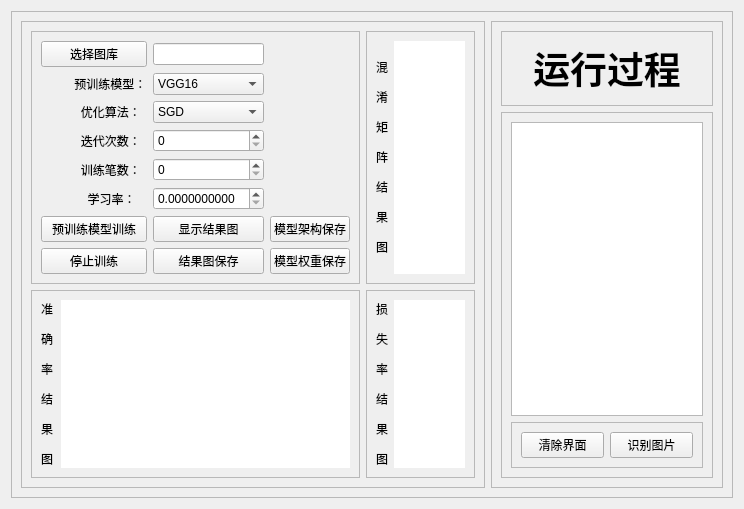
      <widget class="QWidget" name="page_3">
       <layout class="QHBoxLayout" name="horizontalLayout_12">
        <item>
         <widget class="QFrame" name="frame">
          <property name="frameShape">
           <enum>QFrame::StyledPanel</enum>
          </property>
          <property name="frameShadow">
           <enum>QFrame::Raised</enum>
          </property>
          <layout class="QHBoxLayout" name="horizontalLayout_19">
           <item>
            <widget class="QFrame" name="frame_2">
             <property name="sizePolicy">
              <sizepolicy hsizetype="Preferred" vsizetype="Preferred">
               <horstretch>6</horstretch>
               <verstretch>1</verstretch>
              </sizepolicy>
             </property>
             <property name="frameShape">
              <enum>QFrame::StyledPanel</enum>
             </property>
             <property name="frameShadow">
              <enum>QFrame::Raised</enum>
             </property>
             <layout class="QGridLayout" name="gridLayout_3">
              <item row="0" column="1">
               <widget class="QFrame" name="frame_20">
                <property name="sizePolicy">
                 <sizepolicy hsizetype="Preferred" vsizetype="Preferred">
                  <horstretch>5</horstretch>
                  <verstretch>5</verstretch>
                 </sizepolicy>
                </property>
                <property name="frameShape">
                 <enum>QFrame::StyledPanel</enum>
                </property>
                <property name="frameShadow">
                 <enum>QFrame::Raised</enum>
                </property>
                <layout class="QHBoxLayout" name="horizontalLayout_16">
                 <item>
                  <widget class="QLabel" name="label_2">
                   <property name="sizePolicy">
                    <sizepolicy hsizetype="Preferred" vsizetype="Preferred">
                     <horstretch>4</horstretch>
                     <verstretch>0</verstretch>
                    </sizepolicy>
                   </property>
                   <property name="styleSheet">
                    <string notr="true">font: 14pt &quot;楷体&quot;;混淆矩阵结果图
</string>
                   </property>
                   <property name="text">
                    <string>&lt;html&gt;&lt;head/&gt;&lt;body&gt;&lt;p&gt;混&lt;/p&gt;&lt;p&gt;淆&lt;/p&gt;&lt;p&gt;矩&lt;/p&gt;&lt;p&gt;阵&lt;/p&gt;&lt;p&gt;结&lt;/p&gt;&lt;p&gt;果&lt;/p&gt;&lt;p&gt;图&lt;/p&gt;&lt;/body&gt;&lt;/html&gt;</string>
                   </property>
                  </widget>
                 </item>
                 <item>
                  <widget class="QLabel" name="label_21">
                   <property name="sizePolicy">
                    <sizepolicy hsizetype="Preferred" vsizetype="Preferred">
                     <horstretch>80</horstretch>
                     <verstretch>0</verstretch>
                    </sizepolicy>
                   </property>
                   <property name="styleSheet">
                    <string notr="true">
background-color: rgb(255, 255, 255);</string>
                   </property>
                   <property name="text">
                    <string/>
                   </property>
                  </widget>
                 </item>
                </layout>
               </widget>
              </item>
              <item row="1" column="0">
               <widget class="QFrame" name="frame_24">
                <property name="sizePolicy">
                 <sizepolicy hsizetype="Preferred" vsizetype="Preferred">
                  <horstretch>5</horstretch>
                  <verstretch>5</verstretch>
                 </sizepolicy>
                </property>
                <property name="frameShape">
                 <enum>QFrame::StyledPanel</enum>
                </property>
                <property name="frameShadow">
                 <enum>QFrame::Raised</enum>
                </property>
                <layout class="QHBoxLayout" name="horizontalLayout_18">
                 <item>
                  <widget class="QLabel" name="label">
                   <property name="sizePolicy">
                    <sizepolicy hsizetype="Preferred" vsizetype="Preferred">
                     <horstretch>4</horstretch>
                     <verstretch>0</verstretch>
                    </sizepolicy>
                   </property>
                   <property name="styleSheet">
                    <string notr="true">font: 14pt &quot;楷体&quot;;准确率结果图</string>
                   </property>
                   <property name="text">
                    <string>&lt;html&gt;&lt;head/&gt;&lt;body&gt;&lt;p&gt;准&lt;/p&gt;&lt;p&gt;确&lt;/p&gt;&lt;p&gt;率&lt;/p&gt;&lt;p&gt;结&lt;/p&gt;&lt;p&gt;果&lt;/p&gt;&lt;p&gt;图&lt;/p&gt;&lt;/body&gt;&lt;/html&gt;</string>
                   </property>
                  </widget>
                 </item>
                 <item>
                  <widget class="QLabel" name="label_23">
                   <property name="sizePolicy">
                    <sizepolicy hsizetype="Preferred" vsizetype="Preferred">
                     <horstretch>80</horstretch>
                     <verstretch>0</verstretch>
                    </sizepolicy>
                   </property>
                   <property name="styleSheet">
                    <string notr="true">background-color: rgb(255, 255, 255);</string>
                   </property>
                   <property name="text">
                    <string/>
                   </property>
                  </widget>
                 </item>
                </layout>
               </widget>
              </item>
              <item row="1" column="1">
               <widget class="QFrame" name="frame_23">
                <property name="sizePolicy">
                 <sizepolicy hsizetype="Preferred" vsizetype="Preferred">
                  <horstretch>5</horstretch>
                  <verstretch>5</verstretch>
                 </sizepolicy>
                </property>
                <property name="frameShape">
                 <enum>QFrame::StyledPanel</enum>
                </property>
                <property name="frameShadow">
                 <enum>QFrame::Raised</enum>
                </property>
                <layout class="QHBoxLayout" name="horizontalLayout_17">
                 <item>
                  <widget class="QLabel" name="label_3">
                   <property name="sizePolicy">
                    <sizepolicy hsizetype="Preferred" vsizetype="Preferred">
                     <horstretch>4</horstretch>
                     <verstretch>0</verstretch>
                    </sizepolicy>
                   </property>
                   <property name="styleSheet">
                    <string notr="true">font: 14pt &quot;楷体&quot;;损失率结果图</string>
                   </property>
                   <property name="text">
                    <string>&lt;html&gt;&lt;head/&gt;&lt;body&gt;&lt;p&gt;损&lt;/p&gt;&lt;p&gt;失&lt;/p&gt;&lt;p&gt;率&lt;/p&gt;&lt;p&gt;结&lt;/p&gt;&lt;p&gt;果&lt;/p&gt;&lt;p&gt;图&lt;/p&gt;&lt;/body&gt;&lt;/html&gt;</string>
                   </property>
                  </widget>
                 </item>
                 <item>
                  <widget class="QLabel" name="label_22">
                   <property name="sizePolicy">
                    <sizepolicy hsizetype="Preferred" vsizetype="Preferred">
                     <horstretch>80</horstretch>
                     <verstretch>0</verstretch>
                    </sizepolicy>
                   </property>
                   <property name="styleSheet">
                    <string notr="true">background-color: rgb(255, 255, 255);</string>
                   </property>
                   <property name="text">
                    <string/>
                   </property>
                  </widget>
                 </item>
                </layout>
               </widget>
              </item>
              <item row="0" column="0">
               <widget class="QFrame" name="frame_25">
                <property name="sizePolicy">
                 <sizepolicy hsizetype="Preferred" vsizetype="Preferred">
                  <horstretch>5</horstretch>
                  <verstretch>5</verstretch>
                 </sizepolicy>
                </property>
                <property name="frameShape">
                 <enum>QFrame::StyledPanel</enum>
                </property>
                <property name="frameShadow">
                 <enum>QFrame::Raised</enum>
                </property>
                <layout class="QGridLayout" name="gridLayout">
                 <item row="7" column="2">
                  <widget class="QPushButton" name="pushButton_6">
                   <property name="maximumSize">
                    <size>
                     <width>200</width>
                     <height>30</height>
                    </size>
                   </property>
                   <property name="text">
                    <string>模型权重保存</string>
                   </property>
                  </widget>
                 </item>
                 <item row="7" column="1">
                  <widget class="QPushButton" name="pushButton_5">
                   <property name="maximumSize">
                    <size>
                     <width>200</width>
                     <height>30</height>
                    </size>
                   </property>
                   <property name="text">
                    <string>结果图保存</string>
                   </property>
                  </widget>
                 </item>
                 <item row="3" column="1">
                  <widget class="QSpinBox" name="spinBox">
                   <property name="maximum">
                    <number>10000</number>
                   </property>
                  </widget>
                 </item>
                 <item row="6" column="1">
                  <widget class="QPushButton" name="pushButton_20">
                   <property name="sizePolicy">
                    <sizepolicy hsizetype="Minimum" vsizetype="Fixed">
                     <horstretch>1</horstretch>
                     <verstretch>0</verstretch>
                    </sizepolicy>
                   </property>
                   <property name="maximumSize">
                    <size>
                     <width>200</width>
                     <height>30</height>
                    </size>
                   </property>
                   <property name="text">
                    <string>显示结果图</string>
                   </property>
                  </widget>
                 </item>
                 <item row="6" column="0">
                  <widget class="QPushButton" name="pushButton_19">
                   <property name="sizePolicy">
                    <sizepolicy hsizetype="Minimum" vsizetype="Fixed">
                     <horstretch>1</horstretch>
                     <verstretch>0</verstretch>
                    </sizepolicy>
                   </property>
                   <property name="maximumSize">
                    <size>
                     <width>200</width>
                     <height>30</height>
                    </size>
                   </property>
                   <property name="text">
                    <string>预训练模型训练</string>
                   </property>
                  </widget>
                 </item>
                 <item row="2" column="0">
                  <widget class="QLabel" name="label_25">
                   <property name="text">
                    <string>            优化算法：</string>
                   </property>
                  </widget>
                 </item>
                 <item row="4" column="1">
                  <widget class="QSpinBox" name="spinBox_2">
                   <property name="maximum">
                    <number>100000</number>
                   </property>
                  </widget>
                 </item>
                 <item row="1" column="1">
                  <widget class="QComboBox" name="comboBox_11">
                   <item>
                    <property name="text">
                     <string>VGG16</string>
                    </property>
                   </item>
                   <item>
                    <property name="text">
                     <string>VGG19</string>
                    </property>
                   </item>
                   <item>
                    <property name="text">
                     <string>Xception</string>
                    </property>
                   </item>
                   <item>
                    <property name="text">
                     <string>InceptionV3</string>
                    </property>
                   </item>
                   <item>
                    <property name="text">
                     <string>ResNet50</string>
                    </property>
                   </item>
                  </widget>
                 </item>
                 <item row="1" column="0">
                  <widget class="QLabel" name="label_24">
                   <property name="text">
                    <string>          预训练模型：</string>
                   </property>
                  </widget>
                 </item>
                 <item row="6" column="2">
                  <widget class="QPushButton" name="pushButton_21">
                   <property name="sizePolicy">
                    <sizepolicy hsizetype="Minimum" vsizetype="Fixed">
                     <horstretch>1</horstretch>
                     <verstretch>0</verstretch>
                    </sizepolicy>
                   </property>
                   <property name="maximumSize">
                    <size>
                     <width>200</width>
                     <height>30</height>
                    </size>
                   </property>
                   <property name="text">
                    <string>模型架构保存</string>
                   </property>
                  </widget>
                 </item>
                 <item row="0" column="0">
                  <widget class="QPushButton" name="pushButton_18">
                   <property name="maximumSize">
                    <size>
                     <width>200</width>
                     <height>100</height>
                    </size>
                   </property>
                   <property name="text">
                    <string>选择图库</string>
                   </property>
                  </widget>
                 </item>
                 <item row="2" column="1">
                  <widget class="QComboBox" name="comboBox_12">
                   <item>
                    <property name="text">
                     <string>SGD</string>
                    </property>
                   </item>
                   <item>
                    <property name="text">
                     <string>Adam</string>
                    </property>
                   </item>
                   <item>
                    <property name="text">
                     <string>Adadelta</string>
                    </property>
                   </item>
                   <item>
                    <property name="text">
                     <string>Adagrad</string>
                    </property>
                   </item>
                   <item>
                    <property name="text">
                     <string>Adamax</string>
                    </property>
                   </item>
                   <item>
                    <property name="text">
                     <string>ASGD</string>
                    </property>
                   </item>
                  </widget>
                 </item>
                 <item row="5" column="0">
                  <widget class="QLabel" name="label_28">
                   <property name="text">
                    <string>              学习率：</string>
                   </property>
                  </widget>
                 </item>
                 <item row="3" column="0">
                  <widget class="QLabel" name="label_26">
                   <property name="text">
                    <string>            迭代次数：</string>
                   </property>
                  </widget>
                 </item>
                 <item row="5" column="1">
                  <widget class="QDoubleSpinBox" name="doubleSpinBox">
                   <property name="decimals">
                    <number>10</number>
                   </property>
                   <property name="minimum">
                    <double>0.000000000000000</double>
                   </property>
                   <property name="value">
                    <double>0.000000000000000</double>
                   </property>
                  </widget>
                 </item>
                 <item row="0" column="1">
                  <widget class="QLineEdit" name="lineEdit_4"/>
                 </item>
                 <item row="4" column="0">
                  <widget class="QLabel" name="label_27">
                   <property name="text">
                    <string>            训练笔数：</string>
                   </property>
                  </widget>
                 </item>
                 <item row="7" column="0">
                  <widget class="QPushButton" name="pushButton">
                   <property name="text">
                    <string>停止训练</string>
                   </property>
                  </widget>
                 </item>
                </layout>
               </widget>
              </item>
             </layout>
            </widget>
           </item>
           <item>
            <widget class="QFrame" name="frame_26">
             <property name="sizePolicy">
              <sizepolicy hsizetype="Preferred" vsizetype="Preferred">
               <horstretch>3</horstretch>
               <verstretch>1</verstretch>
              </sizepolicy>
             </property>
             <property name="frameShape">
              <enum>QFrame::StyledPanel</enum>
             </property>
             <property name="frameShadow">
              <enum>QFrame::Raised</enum>
             </property>
             <layout class="QVBoxLayout" name="verticalLayout_10">
              <item>
               <widget class="QFrame" name="frame_27">
                <property name="sizePolicy">
                 <sizepolicy hsizetype="Preferred" vsizetype="Preferred">
                  <horstretch>0</horstretch>
                  <verstretch>1</verstretch>
                 </sizepolicy>
                </property>
                <property name="frameShape">
                 <enum>QFrame::StyledPanel</enum>
                </property>
                <property name="frameShadow">
                 <enum>QFrame::Raised</enum>
                </property>
                <layout class="QVBoxLayout" name="verticalLayout_11">
                 <item>
                  <widget class="QLabel" name="label_29">
                   <property name="text">
                    <string>&lt;html&gt;&lt;head/&gt;&lt;body&gt;&lt;p align=&quot;center&quot;&gt;&lt;span style=&quot; font-size:28pt; font-weight:600;&quot;&gt;运行过程&lt;/span&gt;&lt;/p&gt;&lt;/body&gt;&lt;/html&gt;</string>
                   </property>
                  </widget>
                 </item>
                </layout>
               </widget>
              </item>
              <item>
               <widget class="QFrame" name="frame_28">
                <property name="sizePolicy">
                 <sizepolicy hsizetype="Preferred" vsizetype="Preferred">
                  <horstretch>0</horstretch>
                  <verstretch>14</verstretch>
                 </sizepolicy>
                </property>
                <property name="frameShape">
                 <enum>QFrame::StyledPanel</enum>
                </property>
                <property name="frameShadow">
                 <enum>QFrame::Raised</enum>
                </property>
                <layout class="QVBoxLayout" name="verticalLayout">
                 <item>
                  <widget class="QTextEdit" name="textEdit_4">
                   <property name="sizePolicy">
                    <sizepolicy hsizetype="Expanding" vsizetype="Expanding">
                     <horstretch>0</horstretch>
                     <verstretch>45</verstretch>
                    </sizepolicy>
                   </property>
                  </widget>
                 </item>
                 <item>
                  <widget class="QFrame" name="frame_7">
                   <property name="sizePolicy">
                    <sizepolicy hsizetype="Preferred" vsizetype="Preferred">
                     <horstretch>0</horstretch>
                     <verstretch>2</verstretch>
                    </sizepolicy>
                   </property>
                   <property name="frameShape">
                    <enum>QFrame::StyledPanel</enum>
                   </property>
                   <property name="frameShadow">
                    <enum>QFrame::Raised</enum>
                   </property>
                   <layout class="QHBoxLayout" name="horizontalLayout_2">
                    <item>
                     <widget class="QPushButton" name="pushButton_9">
                      <property name="text">
                       <string>清除界面</string>
                      </property>
                     </widget>
                    </item>
                    <item>
                     <widget class="QPushButton" name="pushButton_10">
                      <property name="text">
                       <string>识别图片</string>
                      </property>
                     </widget>
                    </item>
                   </layout>
                  </widget>
                 </item>
                </layout>
               </widget>
              </item>
             </layout>
            </widget>
           </item>
          </layout>
         </widget>
        </item>
       </layout>
      </widget>
